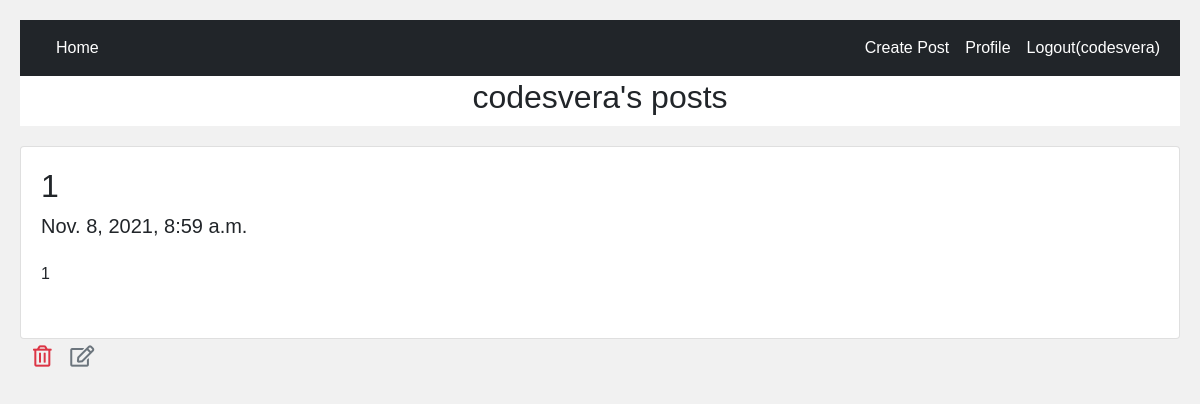
The page /posts/70 (signed in) on the database as committed earlier.
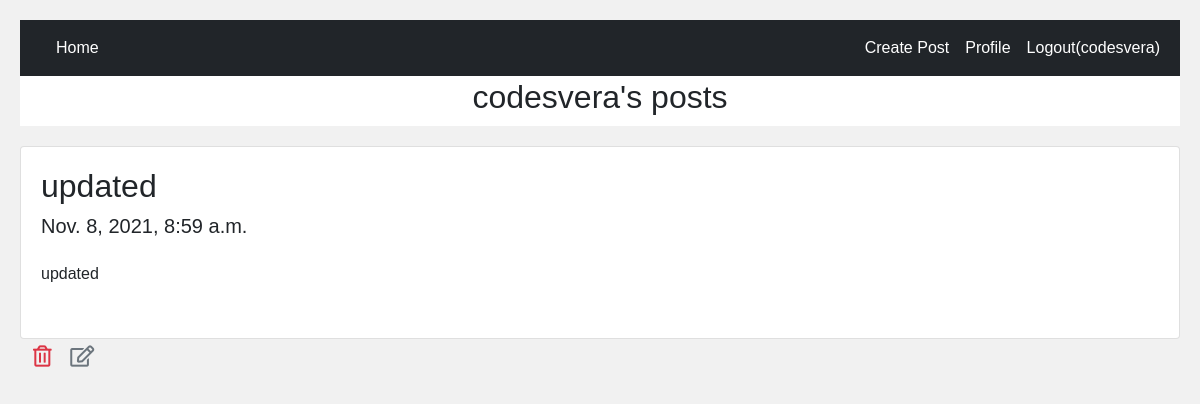
The same page on the database as committed later.
### myapp/models.py (models this page shows, shortened)
class Posts(models.Model):
    userPost = models.ForeignKey(User,on_delete=models.CASCADE)
    title = models.CharField(max_length=100)
    body = models.TextField()
    created_at = models.DateTimeField(auto_now_add=True)
    changed_at = models.DateTimeField(auto_now=True)

### myapp/views.py (the view)
# urls.py: path('posts/<str:pk>',PostView.as_view(),name='posts'),
class PostView(View):
    template_name = 'posts.html'
    @method_decorator(login_required(login_url='login'))
    def get(self, request, pk):
        posts = Posts.objects.get(id=pk)
        return render(request,self.template_name,{'posts':posts})

### myapp/templates/posts.html (shortened to what this page needs)
{% extends 'base.html' %}
{% block content %}
<div class="header">
    <h2>{{user}}'s posts</h2>
  </div>
<div class="row">
    <div class="leftcolumn">
      <div class="card">
          <h2>{{posts.title}}</h2>
          <h5>{{posts.created_at}}</h5>
          <p style="line-height: 1.6;">{{posts.body|linebreaks}}</p>
      </div>
  <form action="{% url 'post_delete' posts.id %}" method="post" class="d-inline">
        <button type="submit" class="btn">
            <i class="far fa-trash-alt fa-lg text-danger float-right"></i>
        </button>
    </form>
    <a href="{% url 'post_update' posts.id %}" class="btn text-secondary px-0">
      <i class="far fa-edit fa-lg"></i>
  </a>
    </div>
  </div>
{% endblock %}

Rows that differ between the two databases and show on the page:
changed Posts: title "1" → "updated"; body "1" → "updated"
